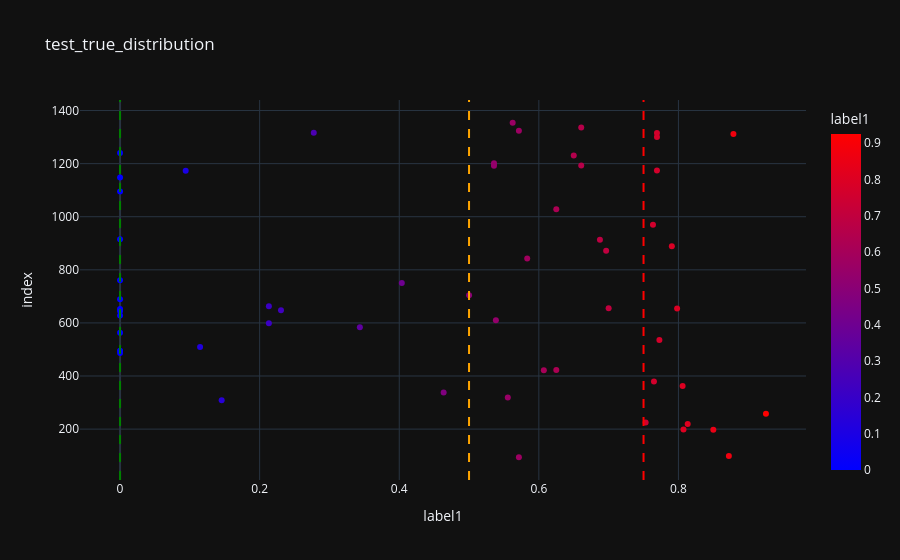

Write notebook code for a chart like this one.
### Markdown cell above
train distribution

### Code cell
fig = px.scatter(
    compound_preds,
    x=TARGET_COLUMN,
    y=compound_preds.index,
    color=TARGET_COLUMN,
    color_continuous_scale=["blue", "red"],  # for binary
    hover_data=["ID", "grade", "speed", "label1", "orig_label1", "task"],
    title="test_true_distribution"
)
fig.add_vline(x=0.0 if SCALE_TYPE == "lower_is_better" else 1.0, line_dash="dash", line_color="green")
fig.add_vline(x=0.5 if SCALE_TYPE == "lower_is_better" else 0.75, line_dash="dash", line_color="orange")
fig.add_vline(x=0.75 if SCALE_TYPE == "lower_is_better" else 0.0, line_dash="dash", line_color="red")
fig.show("test_true_distribution")

fig = px.scatter(
    compound_preds,
    x="prediction",
    y=compound_preds.index,
    color=TARGET_COLUMN,
    color_continuous_scale=["blue", "red"],  # for binary
    hover_data=["ID", "grade", "speed", "label1", "orig_label1", "task"],
    title="test_pred_distribution"
)
fig.add_vline(x=0.0 if SCALE_TYPE == "lower_is_better" else 1.0, line_dash="dash", line_color="green")
fig.add_vline(x=0.5 if SCALE_TYPE == "lower_is_better" else 0.75, line_dash="dash", line_color="orange")
fig.add_vline(x=0.75 if SCALE_TYPE == "lower_is_better" else 0.0, line_dash="dash", line_color="red")
fig.show("test_pred_distribution")

### Figure 1 — Plotly figure (JSON) as saved in the notebook; plotly's stock layout.template omitted (floating-point values rounded to 4 significant figures; data arrays with more than 128 entries replaced by an {"elided": "..."} marker saying what was removed)
{"data": [{"customdata": {"elided": "56x5 mixed values"}, "hovertemplate": "label1=%{marker.color}<br>index=%{y}<br>ID=%{customdata[0]}<br>grade=%{customdata[1]}<br>speed=%{customdata[2]}<br>orig_label1=%{customdata[3]}<br>task=%{customdata[4]}<extra></extra>", "legendgroup": "", "marker": {"color": [0.8072, 0.0, 0.1147, 0.7692, 0.0, 0.6964, 0.0, 0.5, 0.85, 0.5357, 0.5714, 0.4636, 0.5556, 0.0, 0.625, 0.8722, 0.09404, 0.65, 0.7649, 0.2132, 0.0, 0.753, 0.0, 0.5625, 0.8133, 0.5357, 0.5714, 0.5385, 0.625, 0.7905, 0.3436, 0.2775, 0.2132, 0.7692, 0.9254, 0.0, 0.0, 0.2306, 0.6607, 0.6071, 0.806, 0.7981, 0.0, 0.5833, 0.4037, 0.7, 0.0, 0.0, 0.1456, 0.0, 0.7635, 0.6875, 0.7692, 0.6607, 0.8788, 0.7727], "coloraxis": "coloraxis", "symbol": "circle"}, "mode": "markers", "name": "", "orientation": "v", "showlegend": false, "x": [0.8072, 0.0, 0.1147, 0.7692, 0.0, 0.6964, 0.0, 0.5, 0.85, 0.5357, 0.5714, 0.4636, 0.5556, 0.0, 0.625, 0.8722, 0.09404, 0.65, 0.7649, 0.2132, 0.0, 0.753, 0.0, 0.5625, 0.8133, 0.5357, 0.5714, 0.5385, 0.625, 0.7905, 0.3436, 0.2775, 0.2132, 0.7692, 0.9254, 0.0, 0.0, 0.2306, 0.6607, 0.6071, 0.806, 0.7981, 0.0, 0.5833, 0.4037, 0.7, 0.0, 0.0, 0.1456, 0.0, 0.7635, 0.6875, 0.7692, 0.6607, 0.8788, 0.7727], "xaxis": "x", "y": [199, 915, 509, 1300, 761, 872, 645, 704, 198, 1192, 1324, 338, 319, 487, 1028, 99, 1173, 1231, 379, 663, 628, 225, 689, 1354, 219, 1201, 94, 610, 423, 889, 584, 1316, 599, 1315, 258, 563, 1240, 648, 1193, 422, 362, 654, 652, 843, 750, 655, 1095, 495, 309, 1148, 970, 913, 1174, 1336, 1312, 536], "yaxis": "y", "type": "scatter"}], "layout": {"xaxis": {"anchor": "y", "domain": [0.0, 1.0], "title": {"text": "label1"}}, "yaxis": {"anchor": "x", "domain": [0.0, 1.0], "title": {"text": "index"}}, "coloraxis": {"colorbar": {"title": {"text": "label1"}}, "colorscale": [[0.0, "blue"], [1.0, "red"]]}, "legend": {"tracegroupgap": 0}, "title": {"text": "test_true_distribution"}, "shapes": [{"line": {"color": "green", "dash": "dash"}, "type": "line", "x0": 0.0, "x1": 0.0, "xref": "x", "y0": 0, "y1": 1, "yref": "y domain"}, {"line": {"color": "orange", "dash": "dash"}, "type": "line", "x0": 0.5, "x1": 0.5, "xref": "x", "y0": 0, "y1": 1, "yref": "y domain"}, {"line": {"color": "red", "dash": "dash"}, "type": "line", "x0": 0.75, "x1": 0.75, "xref": "x", "y0": 0, "y1": 1, "yref": "y domain"}]}}
